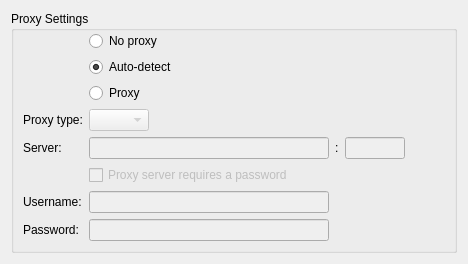
     <widget class="QWidget" name="pProxies">
      <layout class="QVBoxLayout" name="verticalLayout_11">
       <item>
        <widget class="QGroupBox" name="gProxy">
         <property name="title">
          <string>Proxy Settings</string>
         </property>
         <layout class="QGridLayout" name="gridLayout_2" rowstretch="1,0,0,0,0,0,0,0,0,0,0,0,0">
          <property name="sizeConstraint">
           <enum>QLayout::SetDefaultConstraint</enum>
          </property>
          <property name="topMargin">
           <number>0</number>
          </property>
          <item row="9" column="1">
           <widget class="QWidget" name="wProxyAddress" native="true">
            <property name="sizePolicy">
             <sizepolicy hsizetype="Preferred" vsizetype="Preferred">
              <horstretch>0</horstretch>
              <verstretch>0</verstretch>
             </sizepolicy>
            </property>
            <layout class="QHBoxLayout" name="horizontalLayout_8">
             <property name="margin">
              <number>0</number>
             </property>
             <item>
              <widget class="QLineEdit" name="eProxyServer">
               <property name="enabled">
                <bool>false</bool>
               </property>
               <property name="minimumSize">
                <size>
                 <width>240</width>
                 <height>0</height>
                </size>
               </property>
               <property name="maximumSize">
                <size>
                 <width>240</width>
                 <height>16777215</height>
                </size>
               </property>
               <property name="inputMethodHints">
                <set>Qt::ImhUrlCharactersOnly</set>
               </property>
               <property name="text">
                <string/>
               </property>
              </widget>
             </item>
             <item>
              <widget class="QLabel" name="lProxyPortSeparator">
               <property name="text">
                <string>:</string>
               </property>
              </widget>
             </item>
             <item>
              <widget class="QLineEdit" name="eProxyPort">
               <property name="enabled">
                <bool>false</bool>
               </property>
               <property name="maximumSize">
                <size>
                 <width>60</width>
                 <height>16777215</height>
                </size>
               </property>
               <property name="inputMethodHints">
                <set>Qt::ImhDigitsOnly</set>
               </property>
               <property name="text">
                <string/>
               </property>
              </widget>
             </item>
             <item>
              <spacer name="horizontalSpacer_4">
               <property name="orientation">
                <enum>Qt::Horizontal</enum>
               </property>
               <property name="sizeHint" stdset="0">
                <size>
                 <width>40</width>
                 <height>20</height>
                </size>
               </property>
              </spacer>
             </item>
            </layout>
           </widget>
          </item>
          <item row="12" column="0">
           <widget class="QLabel" name="lProxyPassword">
            <property name="sizePolicy">
             <sizepolicy hsizetype="Preferred" vsizetype="Preferred">
              <horstretch>0</horstretch>
              <verstretch>0</verstretch>
             </sizepolicy>
            </property>
            <property name="text">
             <string>Password:</string>
            </property>
           </widget>
          </item>
          <item row="12" column="1">
           <widget class="QLineEdit" name="eProxyPassword">
            <property name="enabled">
             <bool>false</bool>
            </property>
            <property name="minimumSize">
             <size>
              <width>240</width>
              <height>0</height>
             </size>
            </property>
            <property name="maximumSize">
             <size>
              <width>240</width>
              <height>16777215</height>
             </size>
            </property>
            <property name="text">
             <string/>
            </property>
            <property name="echoMode">
             <enum>QLineEdit::Password</enum>
            </property>
           </widget>
          </item>
          <item row="11" column="0">
           <widget class="QLabel" name="lProxyUsername">
            <property name="text">
             <string>Username:</string>
            </property>
           </widget>
          </item>
          <item row="11" column="1">
           <widget class="QLineEdit" name="eProxyUsername">
            <property name="enabled">
             <bool>false</bool>
            </property>
            <property name="minimumSize">
             <size>
              <width>240</width>
              <height>0</height>
             </size>
            </property>
            <property name="maximumSize">
             <size>
              <width>240</width>
              <height>16777215</height>
             </size>
            </property>
            <property name="text">
             <string/>
            </property>
           </widget>
          </item>
          <item row="8" column="0">
           <widget class="QLabel" name="lProxyType">
            <property name="text">
             <string>Proxy type:</string>
            </property>
           </widget>
          </item>
          <item row="8" column="1">
           <widget class="QComboBox" name="cProxyType">
            <property name="enabled">
             <bool>false</bool>
            </property>
            <property name="maximumSize">
             <size>
              <width>60</width>
              <height>16777215</height>
             </size>
            </property>
           </widget>
          </item>
          <item row="9" column="0">
           <widget class="QLabel" name="lProxyServer">
            <property name="text">
             <string>Server:</string>
            </property>
           </widget>
          </item>
          <item row="10" column="1">
           <widget class="QCheckBox" name="cProxyRequiresPassword">
            <property name="enabled">
             <bool>false</bool>
            </property>
            <property name="text">
             <string>Proxy server requires a password</string>
            </property>
           </widget>
          </item>
          <item row="0" column="1">
           <widget class="QRadioButton" name="rNoProxy">
            <property name="text">
             <string>No proxy</string>
            </property>
           </widget>
          </item>
          <item row="1" column="1">
           <widget class="QRadioButton" name="rProxyAuto">
            <property name="text">
             <string>Auto-detect</string>
            </property>
            <property name="checked">
             <bool>true</bool>
            </property>
           </widget>
          </item>
          <item row="0" column="0">
           <widget class="QLabel" name="label_2">
            <property name="text">
             <string/>
            </property>
           </widget>
          </item>
          <item row="7" column="1">
           <widget class="QRadioButton" name="rProxyManual">
            <property name="text">
             <string>Proxy</string>
            </property>
           </widget>
          </item>
         </layout>
        </widget>
       </item>
      </layout>
     </widget>
